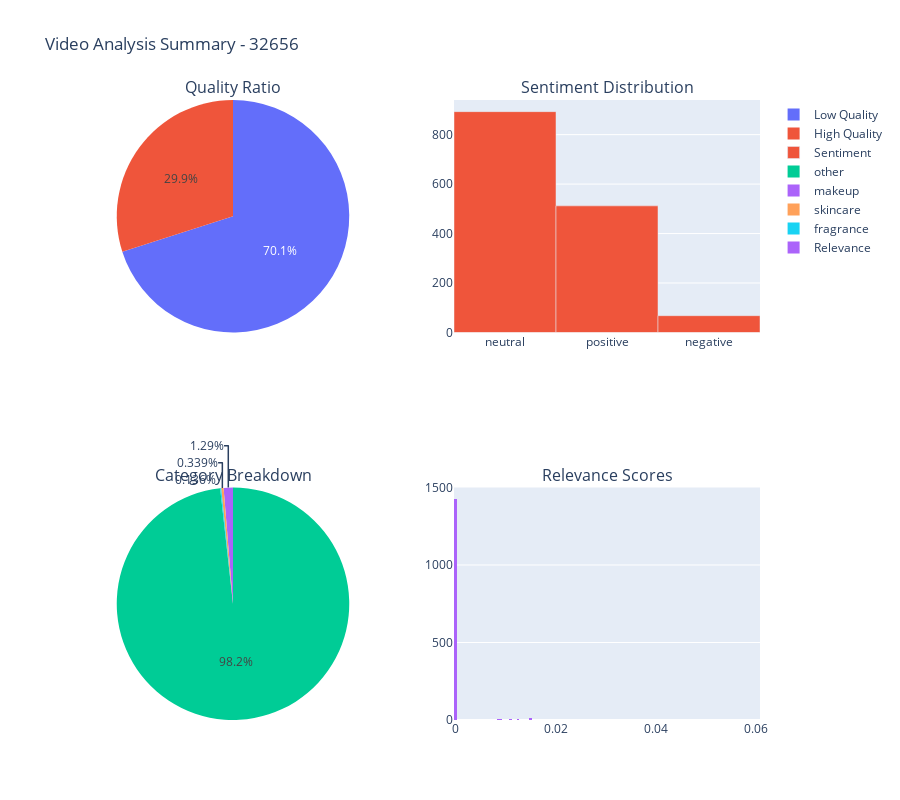

This figure's notebook cell:
### Markdown cell above
## 12. Per-Video Analysis

### Code cell
# Get video-level analytics
def get_video_analytics(df):
    """Generate per-video analytics"""
    video_stats = df.groupby('videoId').agg({
        'commentId': 'count',
        'quality_score': 'mean',
        'isSpam': 'mean',
        'relevance_score': 'mean',
        'sentiment_score': 'mean'
    }).round(3)
    
    video_stats.columns = ['Total_Comments', 'Quality_Ratio', 'Spam_Rate', 'Avg_Relevance', 'Avg_Sentiment_Score']
    video_stats = video_stats.sort_values('Total_Comments', ascending=False)
    
    return video_stats

video_analytics = get_video_analytics(comments)
print("=== TOP 10 VIDEOS BY COMMENT COUNT ===")
print(video_analytics.head(10))

# Analyze a specific video
top_video_id = video_analytics.index[0]
print(f"\n=== DETAILED ANALYSIS FOR TOP VIDEO: {top_video_id} ===")

video_summary_fig = dashboard.create_video_analysis_summary(comments, top_video_id)
if video_summary_fig:
    video_summary_fig.show()

# Show sample high-quality comments for the top video
top_video_comments = comments[comments['videoId'] == top_video_id]
high_quality_comments = top_video_comments[
    (top_video_comments['quality_score'] == 1) & 
    (top_video_comments['isSpam'] == 0)
].sort_values('relevance_score', ascending=False)

print(f"\n=== SAMPLE HIGH-QUALITY COMMENTS FROM {top_video_id} ===")
for i, (_, comment) in enumerate(high_quality_comments.head(5).iterrows()):
    print(f"{i+1}. [{comment['sentiment'].upper()}] (Relevance: {comment['relevance_score']:.3f})")
    print(f"   \"{comment['textOriginal'][:100]}...\"")
    print(f"   Category: {comment['category']}\n")

### Figure 1 — Plotly figure (JSON) as saved in the notebook; plotly's stock layout.template omitted (floating-point values rounded to 4 significant figures; data arrays with more than 128 entries replaced by an {"elided": "..."} marker saying what was removed)
{"data": [{"labels": ["Low Quality", "High Quality"], "name": "Quality", "values": [1032, 441], "type": "pie", "domain": {"x": [0.0, 0.45], "y": [0.625, 1.0]}}, {"name": "Sentiment", "x": ["neutral", "positive", "negative"], "y": [893, 512, 68], "type": "bar", "xaxis": "x", "yaxis": "y"}, {"labels": ["other", "makeup", "skincare", "fragrance"], "name": "Category", "values": [1447, 19, 5, 2], "type": "pie", "domain": {"x": [0.0, 0.45], "y": [0.0, 0.375]}}, {"name": "Relevance", "x": {"elided": "1473 float values"}, "type": "histogram", "xaxis": "x2", "yaxis": "y2"}], "layout": {"xaxis": {"anchor": "y", "domain": [0.55, 1.0]}, "yaxis": {"anchor": "x", "domain": [0.625, 1.0]}, "xaxis2": {"anchor": "y2", "domain": [0.55, 1.0]}, "yaxis2": {"anchor": "x2", "domain": [0.0, 0.375]}, "annotations": [{"font": {"size": 16}, "showarrow": false, "text": "Quality Ratio", "x": 0.225, "xanchor": "center", "xref": "paper", "y": 1.0, "yanchor": "bottom", "yref": "paper"}, {"font": {"size": 16}, "showarrow": false, "text": "Sentiment Distribution", "x": 0.775, "xanchor": "center", "xref": "paper", "y": 1.0, "yanchor": "bottom", "yref": "paper"}, {"font": {"size": 16}, "showarrow": false, "text": "Category Breakdown", "x": 0.225, "xanchor": "center", "xref": "paper", "y": 0.375, "yanchor": "bottom", "yref": "paper"}, {"font": {"size": 16}, "showarrow": false, "text": "Relevance Scores", "x": 0.775, "xanchor": "center", "xref": "paper", "y": 0.375, "yanchor": "bottom", "yref": "paper"}], "title": {"text": "Video Analysis Summary - 32656"}, "height": 800}}
